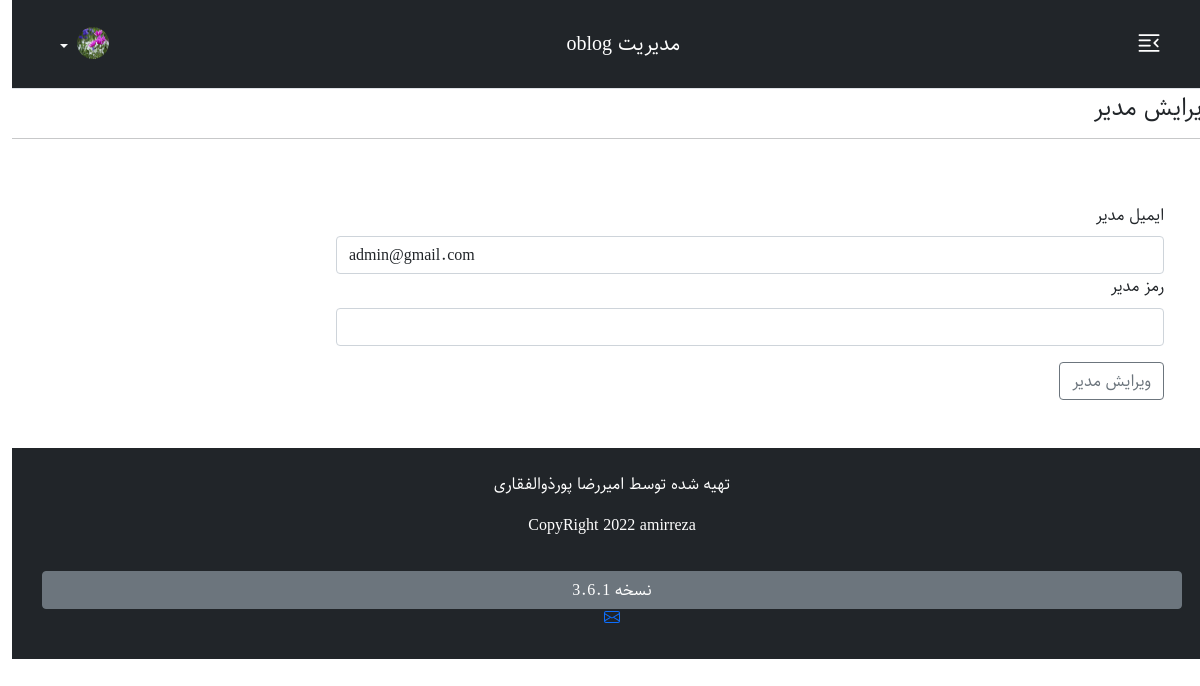
Page /admin/edit-admins.php?id=1 (signed in) on the committed database.
### tables this page shows
CREATE TABLE `information` (
  `id` int(11) NOT NULL,
  `body` text NOT NULL
);

CREATE TABLE `users` (
  `id` int(11) NOT NULL,
  `email` varchar(255) NOT NULL,
  `password` varchar(255) NOT NULL
);

### admin/edit-admins.php (the view, shortened to what this page needs)
<?php
include("./include/nav.php");
if(isset($_GET['id'])){
  $idad = $_GET['id'];
  $edits = $base->prepare("SELECT * FROM users WHERE id = :idad");
  $edits->execute(['idad' => $idad]);
  $edits = $edits->fetch();
}
?>
<br><br><br>
<section>
 <div class="row">
  <div class="col">
 <div class="mt-3">
<h4>ویرایش مدیر</h4>
<hr>
</div>
<div>
<form class="p-5"  method="post">
               <label class="form-label" for="email">ایمیل مدیر</label>
               <input value="<?php echo $edits['email'];?>" name="admin-maile" class="form-control" type="email">
               <label class="form-label" for="password">رمز مدیر</label>
               <input name="admin-passe" class="form-control" type="password">
               <button name="edit-admin" type="submit" class="btn btn-outline-secondary mt-3">ویرایش مدیر</button>
</form>
</div>
</div>
</div>
</section>
<?php
include("../include/footer.php");
?>

### admin/include/nav.php (shortened to what this page needs)
<?php
include("./include/db.php");
$sadmin = $base->query("SELECT * FROM `information` WHERE id = 5 ");
?>
<!DOCTYPE html>
<html lang="fa">
<head>
               <link rel="stylesheet" href="https://cdn.jsdelivr.net/npm/bootstrap@5.0.2/dist/css/bootstrap.rtl.min.css">
               <link rel="stylesheet" href="https://cdn.jsdelivr.net/npm/bootstrap-icons@1.5.0/font/bootstrap-icons.css">
               <link rel="stylesheet" href="./css/admin.css">
</head>
<body >
<nav class="navbar fixed-top navbar-dark bg-dark p-3 mb-5 border-bottom">
  <div class="container ms-2">
  <button class="btn  fs-3 text-white" type="button" data-bs-toggle="offcanvas" data-bs-target="#offcanvasRight" aria-controls="offcanvasRight">
<i class="bi bi-text-indent-right"></i>
</button>
<?php
  if($sadmin->rowcount() > 0){
  foreach($sadmin as $ssadmin){
   ?>
    <a href="index.php" class="navbar-brand"><?php echo $ssadmin['body']; ?></a>
   <?php
  }
}
?>
      <div class="dropdown text-end">
        <a href="index.php" class="d-block link-dark text-light text-decoration-none dropdown-toggle" id="dropdownUser1" data-bs-toggle="dropdown" aria-expanded="false">
          <img src="./img/hey.jpg" alt="mdo" width="32" height="32" class="rounded-circle">
        </a>
      </div>
    </div>
</nav>

### include/footer.php (shortened to what this page needs)
<?php
$footer_querya = "SELECT * FROM `information` WHERE id = 2 ";
$footera = $base->query($footer_querya);
if($footera->rowcount() > 0){
  foreach($footera as $foota){
?>
<?php
$footer_queryb = "SELECT * FROM `information` WHERE id = 3 ";
$footerb = $base->query($footer_queryb);
if($footerb->rowcount() > 0){
  foreach($footerb as $footb){
?>
<footer class="text-center text-white bg-dark py-4">
  <div class="container">
    <div class="row flex-column">
<div><?php echo $foota['body']; ?></div>
<button class="  mt-3 btn btn-secondary">نسخه <?php echo $footb['body'] ?></button>
<div>
  <a target="_blank" href="mailto:ar.pourzolfaghari@gmail.com"></a>
</div>
    </div>
  </div>
</footer>
<?php
  }
}
  }
}
?>
</body>
</html>

### admin/css/admin.css (style rules this page uses)
body { direction: rtl !important; text-align: right !important; font-family: "sahel" !important; line-height: 1.6; }
input , textarea { width:75% !important; }

### rows in the picture
information: body "مدیریت oblog"
users: admin-maile "admin@gmail.com"
information: body "تهیه شده توسط امیررضا پورذوالفقاری CopyRight 2022 amirreza"
information: body "3.6.1"
